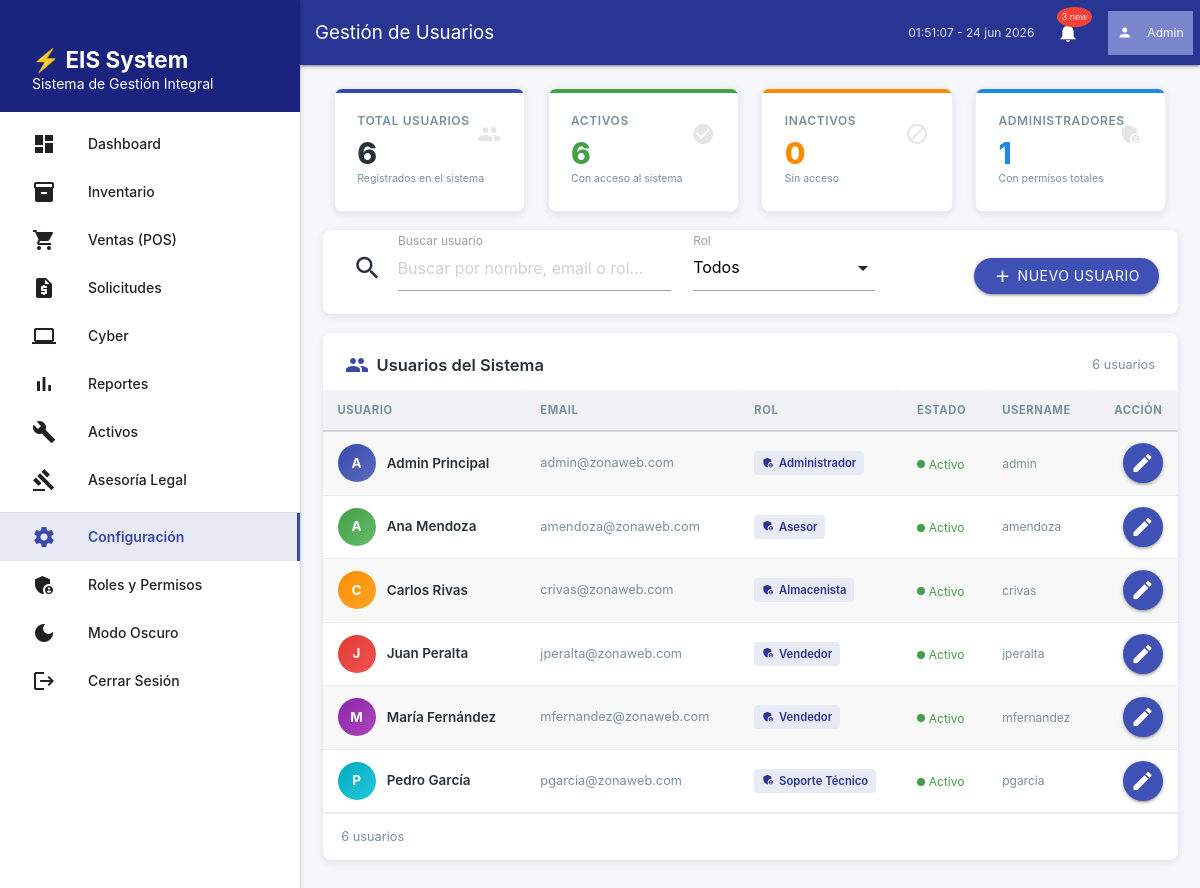
Page /?pagina=usuarios (signed in) on the committed database.
### tables this page shows
CREATE TABLE usuarios
(
    id             INT PRIMARY KEY AUTO_INCREMENT,
    nombre         VARCHAR(100)       not null,
    apellido       VARCHAR(100)       not null,
    user_name      VARCHAR(50) UNIQUE not null,
    password_hash  VARCHAR(255)       not null,
    email          VARCHAR(100)                default 'zonaweblara@gmail.com',
    estatus        VARCHAR(20)        not null default '0',
    fk_rol_usuario INT,
    FOREIGN KEY (fk_rol_usuario) REFERENCES rol_usuarios (id)
);

CREATE TABLE roles
(
    id         INT PRIMARY KEY AUTO_INCREMENT,
    nombre_rol VARCHAR(50) NOT NULL
);

### app/core/router.php (called while the page is built, shortened)
<?php
class Router
{
    private string $pagina;
    public function __construct()
    {
        $this->pagina = $this->resolvePage();
    }
    public function handle(): void
    {
        $this->renderView();
    }
    private function resolvePage(): string
    {
        $pagina = 'login';
        if (!empty($_GET['pagina'])) {
            $pagina = $_GET['pagina'];
        }
        return $pagina;
    }
    private function renderView(): void
    {
        $rutaVista = __DIR__ . '/../Views/' . $this->pagina . '.php';
        $this->renderWithLayout($rutaVista);
    }
    private function renderWithLayout(string $contentView): void
    {
        require __DIR__ . '/../template/layout.php';
    }
}

### index.php (called while the page is built, shortened)
<?php
$router = new Router();
$router->handle();

### app/core/Database.php (called while the page is built, shortened)
<?php
class Database
{
    private static ?PDO $instance = null;
    public static function getConnection(): PDO
    {
        if (self::$instance === null) {
            $host = 'localhost';
            $db   = 'zona_web_lara';
            $user = 'root';
            $pass = '';
            $charset = 'utf8mb4';
            $dns = "mysql:host=$host;dbname=$db;charset=$charset";
            $options = [
                PDO::ATTR_ERRMODE            => PDO::ERRMODE_EXCEPTION,
                PDO::ATTR_DEFAULT_FETCH_MODE => PDO::FETCH_ASSOC,
                PDO::ATTR_EMULATE_PREPARES   => false,
            ];
            try {
                self::$instance = new PDO($dns, $user, $pass, $options);
            } catch (PDOException $e) {
                throw new PDOException($e->getMessage(), (int)$e->getCode());
            }
        }
        return self::$instance;
    }
}

### app/core/Model.php (called while the page is built, shortened)
<?php
abstract class Model
{
    public function __construct()
    {
        $this->db = Database::getConnection();
    }
}

### app/Models/Usuario.php (called while the page is built, shortened)
<?php
class Usuario extends Model
{
    public function obtenerTodos(): array
    {
        $stmt = $this->db->query("
            SELECT u.id, u.user_name AS username, u.nombre, u.apellido, u.email, u.estatus AS activo,
                   ru.rol, r.nombre_rol AS rol_nombre
            FROM usuarios u
            LEFT JOIN rol_usuarios ru ON u.fk_rol_usuario = ru.id
            LEFT JOIN roles r ON ru.fk_rol = r.id
            ORDER BY u.nombre
        ");
        return $stmt->fetchAll();
    }
}

### app/Views/usuarios.php (the view, shortened to what this page needs)
<?php
$userModel = new Usuario();
$usuarios = $userModel->obtenerTodos();
$totalUsuarios = count($usuarios);
$activos = count(array_filter($usuarios, fn($u) => $u['activo'] === '1'));
$inactivos = $totalUsuarios - $activos;
$adminCount = 0;
foreach ($usuarios as $u) {
    $rolLower = strtolower($u['rol_nombre'] ?? $u['rol'] ?? '');
    if (str_contains($rolLower, 'admin') || str_contains($rolLower, 'administrador')) {
        $adminCount++;
    }
}
?>
<div class="row" style="margin-bottom:1.25rem;">
    <div class="col s12 m6 l3">
        <div class="metric-card" style="margin:0;">
            <div class="metric-icon"><i class="material-icons">people</i></div>
            <div class="metric-label">Total Usuarios</div>
            <div class="metric-value"><?php echo $totalUsuarios; ?></div>
            <div style="color:var(--text-muted);font-size:0.7rem;margin-top:0.25rem;">Registrados en el sistema</div>
        </div>
    </div>
    <div class="col s12 m6 l3">
        <div class="metric-card success" style="margin:0;">
            <div class="metric-icon"><i class="material-icons">check_circle</i></div>
            <div class="metric-label">Activos</div>
            <div class="metric-value" style="color:var(--success);"><?php echo $activos; ?></div>
            <div style="color:var(--text-muted);font-size:0.7rem;margin-top:0.25rem;">Con acceso al sistema</div>
        </div>
    </div>
    <div class="col s12 m6 l3">
        <div class="metric-card warning" style="margin:0;">
            <div class="metric-icon"><i class="material-icons">block</i></div>
            <div class="metric-label">Inactivos</div>
            <div class="metric-value" style="color:var(--warning);"><?php echo $inactivos; ?></div>
            <div style="color:var(--text-muted);font-size:0.7rem;margin-top:0.25rem;">Sin acceso</div>
        </div>
    </div>
    <div class="col s12 m6 l3">
        <div class="metric-card info" style="margin:0;">
            <div class="metric-icon"><i class="material-icons">admin_panel_settings</i></div>
            <div class="metric-label">Administradores</div>
            <div class="metric-value" style="color:var(--info);"><?php echo $adminCount; ?></div>
            <div style="color:var(--text-muted);font-size:0.7rem;margin-top:0.25rem;">Con permisos totales</div>
        </div>
    </div>
</div>
<div class="card" style="margin-bottom:1.25rem;">
    <div class="card-content" style="padding:1rem 1.25rem;">
        <div class="row valign-wrapper" style="margin-bottom:0;flex-wrap:wrap;">
            <div class="col s12 m12 l5" style="margin-bottom:0;">
                <div class="input-field" style="margin:0;">
                    <i class="material-icons prefix">search</i>
                    <input type="text" id="searchUsuario" placeholder="Buscar por nombre, email o rol...">
                    <label for="searchUsuario">Buscar usuario</label>
                </div>
            </div>
            <div class="col s6 m4 l3" style="margin-bottom:0;">
                <div class="input-field" style="margin:0;">
                    <label>Rol</label>
                </div>
            </div>
            <div class="col s6 m4 l4 right-align" style="padding:0.5rem 0 0;">
                <button class="btn waves-effect waves-light indigo" id="btnNuevoUsuario" style="border-radius:24px;display:inline-flex;align-items:center;gap:0.35rem;padding:0 1.25rem;">
                    <i class="material-icons left" style="margin:0;">add</i>
                    <span class="hide-on-small-only">Nuevo Usuario</span>
                </button>
            </div>
        </div>
    </div>
</div>
<div class="card">
    <div class="card-content" style="padding:0;">
        <div style="padding:1.25rem 1.5rem 0;display:flex;align-items:center;justify-content:space-between;flex-wrap:wrap;gap:0.5rem;">
            <span style="font-size:1.1rem;font-weight:600;display:flex;align-items:center;gap:0.5rem;">
                <i class="material-icons" style="color:var(--primary);">people</i> Usuarios del Sistema
            </span>
            <span class="result-count" style="color:var(--text-muted);font-size:0.85rem;"><?php echo $totalUsuarios; ?> usuarios</span>
        </div>
        <div style="overflow-x:auto;margin-top:0.75rem;">
            <table class="striped user-table" style="margin-bottom:0;border-collapse:collapse;width:100%;min-width:600px;">
                <thead>
                    <tr style="background:var(--surface-hover);">
                        <th style="padding:0.75rem 1rem;font-size:0.75rem;text-transform:uppercase;letter-spacing:0.05em;color:var(--text-muted);font-weight:700;border-bottom:2px solid var(--border);">Usuario</th>
                        <th class="hide-on-small-only" style="padding:0.75rem 1rem;font-size:0.75rem;text-transform:uppercase;letter-spacing:0.05em;color:var(--text-muted);font-weight:700;border-bottom:2px solid var(--border);">Email</th>
                        <th style="padding:0.75rem 1rem;font-size:0.75rem;text-transform:uppercase;letter-spacing:0.05em;color:var(--text-muted);font-weight:700;border-bottom:2px solid var(--border);">Rol</th>
                        <th class="hide-on-small-only" style="padding:0.75rem 1rem;font-size:0.75rem;text-transform:uppercase;letter-spacing:0.05em;color:var(--text-muted);font-weight:700;border-bottom:2px solid var(--border);">Estado</th>
                        <th class="hide-on-small-only" style="padding:0.75rem 1rem;font-size:0.75rem;text-transform:uppercase;letter-spacing:0.05em;color:var(--text-muted);font-weight:700;border-bottom:2px solid var(--border);">Username</th>
                        <th style="padding:0.75rem 1rem;font-size:0.75rem;text-transform:uppercase;letter-spacing:0.05em;color:var(--text-muted);font-weight:700;border-bottom:2px solid var(--border);text-align:right;">Acción</th>
                    </tr>
                </thead>
                <tbody>
                    <?php if (empty($usuarios)): ?>
                    <tr>
                        <td colspan="6" style="text-align:center;padding:2rem;color:var(--text-muted);">
                            <i class="material-icons" style="font-size:2.5rem;display:block;margin-bottom:0.5rem;">people</i>
                            No hay usuarios registrados
                        </td>
                    </tr>
                    <?php else: ?>
                        <?php foreach ($usuarios as $i => $u):
                            $inicial = strtoupper(substr($u['nombre'], 0, 1));
                            $gradientes = [
                                'linear-gradient(135deg,#3949ab,#5c6bc0)',
                                'linear-gradient(135deg,#43a047,#66bb6a)',
                                'linear-gradient(135deg,#fb8c00,#ffa726)',
                                'linear-gradient(135deg,#e53935,#ef5350)',
                                'linear-gradient(135deg,#8e24aa,#ab47bc)',
                                'linear-gradient(135deg,#00acc1,#26c6da)',
                            ];
                            $gIdx = $i % count($gradientes);
                            $esActivo = $u['activo'] === '1';
                            $rolDisplay = $u['rol_nombre'] ?? $u['rol'] ?? 'Sin rol';
                        ?>
                        <tr style="border-bottom:1px solid var(--border-light);transition:background 0.15s;">
                            <td style="padding:0.75rem 1rem;">
                                <div style="display:flex;align-items:center;gap:0.75rem;">
                                    <div style="width:38px;height:38px;border-radius:50%;background:<?php echo $gradientes[$gIdx]; ?>;display:flex;align-items:center;justify-content:center;flex-shrink:0;color:#fff;font-weight:700;font-size:0.9rem;"><?php echo $inicial; ?></div>
                                    <div>
                                        <div style="font-weight:600;font-size:0.9rem;"><?php echo htmlspecialchars($u['nombre'] . ' ' . $u['apellido']); ?></div>
                                    </div>
                                </div>
                            </td>
                            <td class="hide-on-small-only" style="padding:0.75rem 1rem;color:var(--text-muted);font-size:0.85rem;"><?php echo htmlspecialchars($u['email']); ?></td>
                            <td style="padding:0.75rem 1rem;">
                                <span style="display:inline-flex;align-items:center;gap:0.3rem;padding:0.2rem 0.5rem;border-radius:4px;font-size:0.75rem;font-weight:600;background:#e8eaf6;color:#283593;"><i class="material-icons" style="font-size:0.85rem;">admin_panel_settings</i> <?php echo htmlspecialchars($rolDisplay); ?></span>
                            </td>
                            <td class="hide-on-small-only" style="padding:0.75rem 1rem;">
                                <?php if ($esActivo): ?>
                                <span style="display:inline-flex;align-items:center;gap:0.25rem;font-size:0.8rem;color:var(--success);"><span style="width:8px;height:8px;border-radius:50%;background:var(--success);display:inline-block;"></span> Activo</span>
                                <?php else: ?>
                                <span style="display:inline-flex;align-items:center;gap:0.25rem;font-size:0.8rem;color:var(--text-muted);"><span style="width:8px;height:8px;border-radius:50%;background:var(--text-muted);display:inline-block;"></span> Inactivo</span>
                                <?php endif; ?>
                            </td>
                            <td class="hide-on-small-only" style="padding:0.75rem 1rem;color:var(--text-muted);font-size:0.8rem;"><?php echo htmlspecialchars($u['username']); ?></td>
                            <td style="padding:0.75rem 1rem;text-align:right;white-space:nowrap;">
                                <button class="btn-floating waves-effect waves-light indigo tooltipped btn-editar-usuario" data-id="<?php echo $u['id']; ?>" data-position="left" data-tooltip="Editar"><i class="material-icons">edit</i></button>
                            </td>
                        </tr>
                        <?php endforeach; ?>
                    <?php endif; ?>
                </tbody>
            </table>
        </div>
        <div style="padding:0.85rem 1.25rem;border-top:1px solid var(--border-light);display:flex;align-items:center;justify-content:space-between;flex-wrap:wrap;gap:0.75rem;">
            <span style="color:var(--text-muted);font-size:0.85rem;"><?php echo $totalUsuarios; ?> usuarios</span>
        </div>
    </div>
</div>

### Public/css/styles.css (style rules this page uses)
:root { --primary: #3949ab; --primary-light: #5c6bc0; --primary-dark: #283593; --success: #43a047; --warning: #fb8c00; --danger: #e53935; --info: #1e88e5; --bg: #f5f7fa; --surface: #ffffff; --surface-hover: #f0f2f5; --text: #263238; --text-muted: #78909c; --text-light: #90a4ae; --border: #cfd8dc; --border-light: #eceff1; --shadow-sm: 0 1px 3px rgba(0,0,0,0.08); --shadow: 0 2px 8px rgba(0,0,0,0.1); --shadow-lg: 0 8px 24px rgba(0,0,0,0.12); --radius: 8px; --transition: all 0.2s ease; }
body { font-family: -apple-system, BlinkMacSystemFont, 'Segoe UI', Roboto, Oxygen, Ubuntu, Cantarell, sans-serif; background: var(--bg); color: var(--text); line-height: 1.6; }
.card { border-radius: var(--radius); box-shadow: var(--shadow); transition: var(--transition); }
.metric-card { background: var(--surface); border-radius: var(--radius); padding: 1.5rem; box-shadow: var(--shadow); border: 1px solid var(--border-light); transition: var(--transition); position: relative; overflow: hidden; }
.metric-card::before { content: ''; position: absolute; top: 0; left: 0; right: 0; height: 4px; background: var(--primary); }
.metric-card.success::before { background: var(--success); }
.metric-card.warning::before { background: var(--warning); }
.metric-card.info::before { background: var(--info); }
.metric-value { font-size: 2rem; font-weight: 800; margin: 0.5rem 0 0.25rem; letter-spacing: -0.03em; line-height: 1; color: var(--text); }
.metric-label { color: var(--text-muted); font-size: 0.8rem; font-weight: 600; text-transform: uppercase; letter-spacing: 0.05em; }
.metric-icon { position: absolute; top: 1.5rem; right: 1.5rem; font-size: 2rem; opacity: 0.12; }
input, select, textarea { background: var(--surface); }
.metric-value { transition: all 0.3s ease; }
.result-count { transition: all 0.2s ease; }
input, select, textarea, button, a { -webkit-tap-highlight-color: transparent; }
html { scroll-behavior: smooth; }
body, html { overflow-x: hidden; }

### app/Views/usuarios.php (style rules this page uses)
.user-table td { vertical-align: middle; }

### rows in the picture
usuarios: nombre "A", nombre+apellido "Admin Principal", email "admin@zonaweb.com", roles.nombre_rol "Administrador", estatus "1" (drawn), user_name "admin"
usuarios: nombre "A", nombre+apellido "Ana Mendoza", email "amendoza@zonaweb.com", roles.nombre_rol "Asesor", estatus "1" (drawn), user_name "amendoza"
usuarios: nombre "C", nombre+apellido "Carlos Rivas", email "crivas@zonaweb.com", roles.nombre_rol "Almacenista", estatus "1" (drawn), user_name "crivas"
usuarios: nombre "J", nombre+apellido "Juan Peralta", email "jperalta@zonaweb.com", roles.nombre_rol "Vendedor", estatus "1" (drawn), user_name "jperalta"
usuarios: nombre "M", nombre+apellido "María Fernández", email "mfernandez@zonaweb.com", roles.nombre_rol "Vendedor", estatus "1" (drawn), user_name "mfernandez"
usuarios: nombre "P", nombre+apellido "Pedro García", email "pgarcia@zonaweb.com", roles.nombre_rol "Soporte Técnico", estatus "1" (drawn), user_name "pgarcia"

### other values in the picture
$pageTitle "Gestión de Usuarios"
$totalUsuarios "6"
$activos "6"
$inactivos "0"
$adminCount "1"
